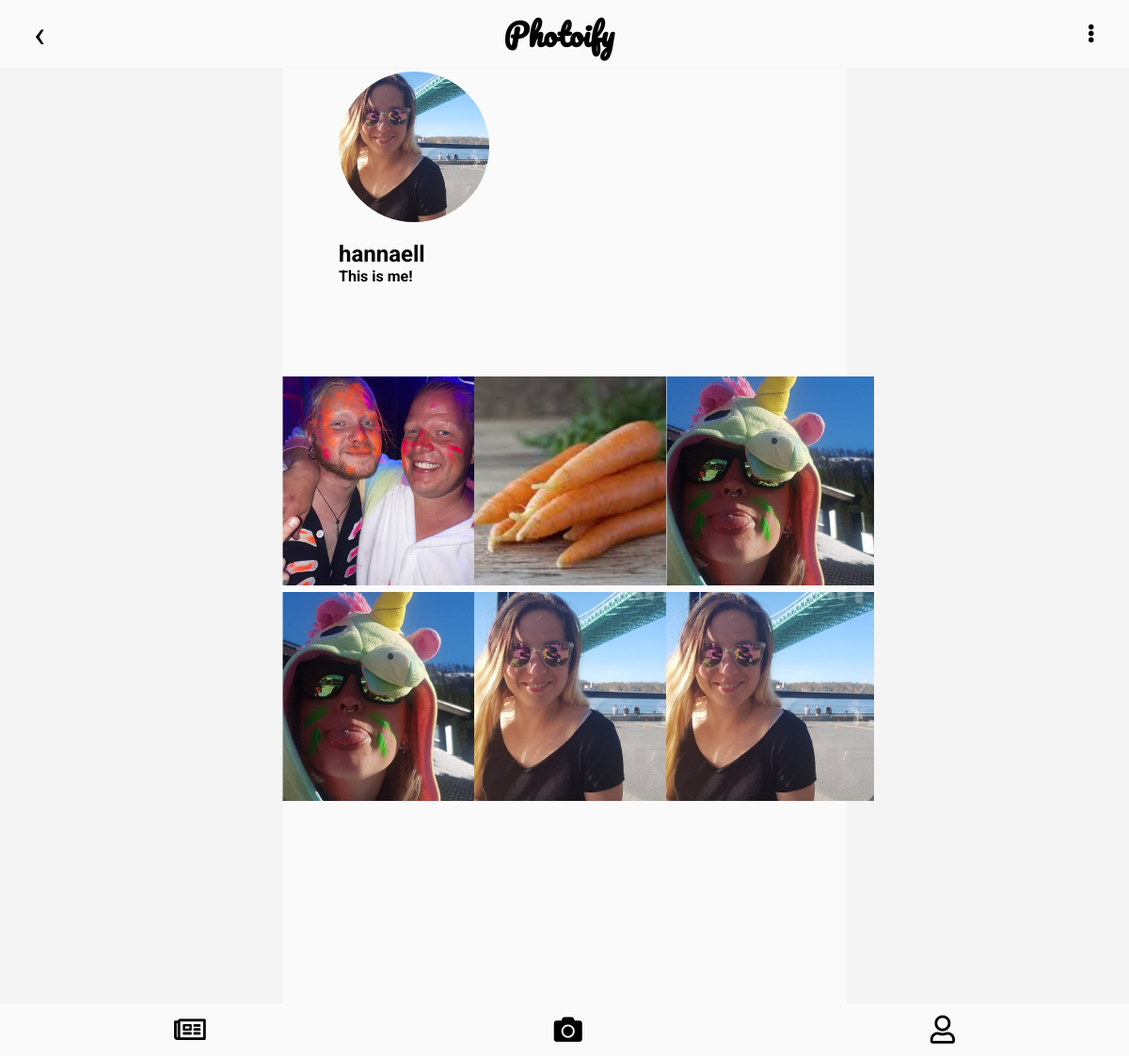
Screenshot of /profileuser.php?user_id=22 (signed in) with the database file from the repository.
### tables this page shows
CREATE TABLE "users" (
	`id`	INTEGER NOT NULL PRIMARY KEY AUTOINCREMENT UNIQUE,
	`first_name`	TEXT NOT NULL,
	`last_name`	TEXT NOT NULL,
	`email`	TEXT NOT NULL,
	`password`	TEXT NOT NULL,
	`created_at`	TEXT NOT NULL,
	`updated_at`	TEXT,
	`username`	TEXT NOT NULL,
	`profile_picture`	BLOB,
	`biography`	TEXT
);

CREATE TABLE "posts" (
	`id`	INTEGER NOT NULL PRIMARY KEY AUTOINCREMENT UNIQUE,
	`user_id`	INTEGER NOT NULL,
	`content`	BLOB NOT NULL,
	`description`	TEXT NOT NULL,
	`created_at`	TEXT NOT NULL,
	`updated_at`	TEXT
);

### profileuser.php (the view, shortened to what this page needs)
<?php
require __DIR__.'/views/header.php';
$userId = filter_var($_GET['user_id'], FILTER_SANITIZE_STRING);
$statement = $pdo->prepare(
    "SELECT p.id as post_id, p.content, p.description, p.created_at, p.updated_at,
    u.username, u.biography, u.id as user_id, u.profile_picture
    FROM posts p INNER JOIN users u WHERE u.id = p.user_id AND u.id = :user_id"
    );
    $statement->bindParam(':user_id', $userId, PDO::PARAM_INT);
    $statement->execute();
    $posts = $statement->fetchAll(PDO::FETCH_ASSOC);
    $posts = array_reverse($posts);
?>
<?php if (isset($_SESSION['logedin'])): ?>
    <div class="profile">
        <div class="userProfile">
            <img class="profilepictureProfile" src="/app/images/<?php echo $posts[0]['profile_picture']; ?>" alt="BILD">
            <h2 class="usernameProfile"><?php echo $posts[0]['username']; ?></h2>
            <h4 class="bioProfile"><?php echo $posts[0]['biography']; ?></h4>
        </div>
        <div class="feeedProfile">
            <?php foreach ($posts as $post): ?>
                <?php
                    $postId = $post['post_id'];
                ?>
                <div class="photoDiv">
                    <a href="/comments.php?post_id=<?= $postId?>">
                        <img class="photoProfile" src="/app/images/<?php echo $post['content']; ?>" alt="Image">
                    </a>
                </div>
            <?php endforeach; ?>
        </div>
    </div>
<?php else: redirect('/login.php'); ?>
<?php endif; ?>
<?php require __DIR__.'/views/footer.php'; ?>

### assets/stylesheet/style.css (style rules this page uses)
@media screen and (min-width: 1000px) { * { margin: 0; font-family: "Roboto", serif; background-color: #fafafa; } }
@media screen and (min-width: 1000px) { body { width: 100vw; margin: 0; background-color: #f4f4f4; } }
@media screen and (min-width: 1000px) { a:link, a:visited { color: black; decoration: none; text-decoration: none; } }

### assets/stylesheet/profile.css (style rules this page uses)
@media screen and (min-width: 1000px) { .profile { width: 50%; margin-left: 25%; } }
@media screen and (min-width: 1000px) { .profilepictureProfile { width: 20vh; height: 20vh; border-radius: 50%; margin-top: 2vh; margin-bottom: 2vh; } }
@media screen and (min-width: 1000px) { .userProfile { width: 50%; height: 35vh; margin: 5vw; } }
@media screen and (min-width: 1000px) { .photoDiv { width: 221px; height: 222px; overflow: hidden; position: relative; } }
@media screen and (min-width: 1000px) { .photoProfile { width: 100%; height: auto; position: absolute; left: 50%; top: 50%; transform: translate(-50%, -50%); } }
@media screen and (min-width: 1000px) { .landscape { height: 100%; width: auto; } }
@media screen and (min-width: 1000px) { .feeedProfile { padding-bottom: 7vh; display: grid; grid-template-columns: 32% 32% 32%; grid-template-rows: 222px; grid-column-gap: 2%; grid-row-gap: 1%; } }

### rows the page displays
users: profile_picture (picture), username "hannaell", biography "This is me!"
posts: content (picture)
posts: content (picture)
posts: content (picture)
posts: content (picture)
posts: content (picture)
posts: content (picture)
posts: content (picture)
posts: content (picture)
